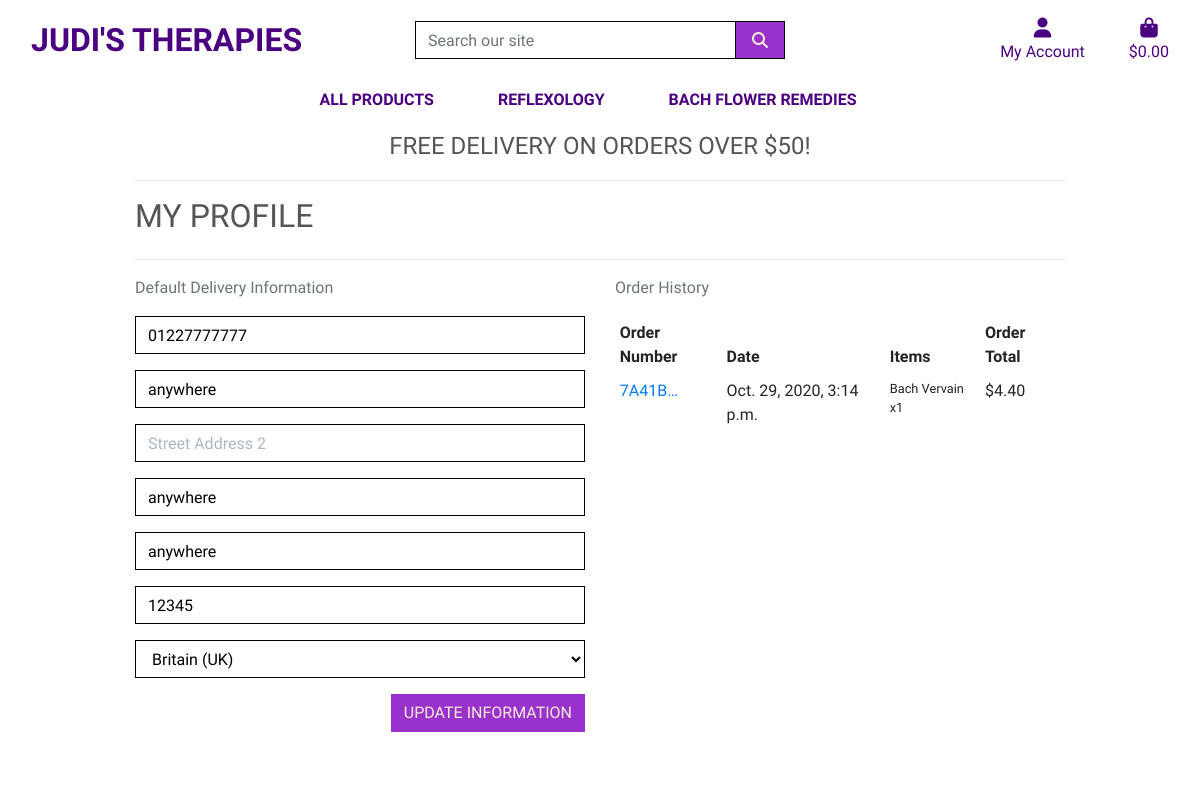
The app's page /profile/ (signed in), older data.
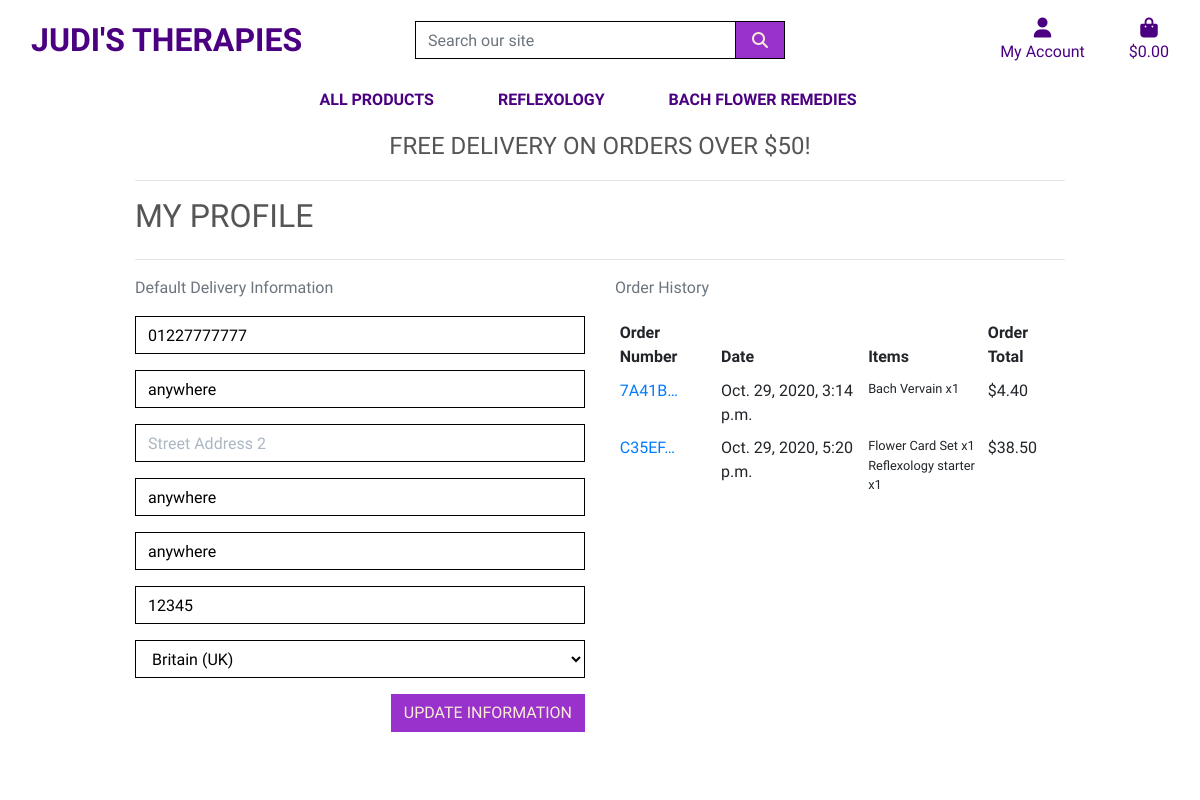
The same page, newer data.
### checkout/models.py (models this page shows, shortened)
class Order(models.Model):
    order_number = models.CharField(max_length=32, null=False, editable=False)
    user_profile = models.ForeignKey(UserProfile, on_delete=models.SET_NULL,
                                     null=True, blank=True, related_name='orders')
    full_name = models.CharField(max_length=50, null=False, blank=False)
    email = models.EmailField(max_length=254, null=False, blank=False)
    phone_number = models.CharField(max_length=20, null=False, blank=False)
    country = CountryField(blank_label='Country *', null=False, blank=False)
    postcode = models.CharField(max_length=20, null=True, blank=True)
    town_or_city = models.CharField(max_length=40, null=False, blank=False)
    street_address1 = models.CharField(max_length=80, null=False, blank=False)
    street_address2 = models.CharField(max_length=80, null=True, blank=True)
    county = models.CharField(max_length=80, null=True, blank=True)
    date = models.DateTimeField(auto_now_add=True)
    delivery_cost = models.DecimalField(max_digits=6, decimal_places=2, null=False, default=0)
    order_total = models.DecimalField(max_digits=10, decimal_places=2, null=False, default=0)
    grand_total = models.DecimalField(max_digits=10, decimal_places=2, null=False, default=0)
    original_bag = models.TextField(null=False, blank=False, default='')
    stripe_pid = models.CharField(max_length=254, null=False, blank=False, default='')

class OrderLineItem(models.Model):
    order = models.ForeignKey(Order, null=False, blank=False, on_delete=models.CASCADE, related_name='lineitems')
    product = models.ForeignKey(Product, null=False, blank=False, on_delete=models.CASCADE)
    product_size = models.CharField(max_length=2, null=True, blank=True) # XS, S, M, L, XL
    quantity = models.IntegerField(null=False, blank=False, default=0)
    lineitem_total = models.DecimalField(max_digits=6, decimal_places=2, null=False, blank=False, editable=False)

### products/models.py (models this page shows, shortened)
class Product(models.Model):
    category = models.ForeignKey('Category', null=True, blank=True, on_delete=models.SET_NULL)
    sku = models.CharField(max_length=254, null=True, blank=True)
    name = models.CharField(max_length=254)
    description = models.TextField()
    price = models.DecimalField(max_digits=6, decimal_places=2)
    has_sizes = models.BooleanField(default=False, null=True, blank=True)
    rating = models.DecimalField(max_digits=6, decimal_places=2, null=True, blank=True)
    image = models.ImageField(null=True, blank=True)

### profiles/views.py (the view)
# urls.py: path('profile/', include('profiles.urls')),
def profile(request):
    profile = get_object_or_404(UserProfile, user=request.user)
    if request.method == 'POST':
        form = UserProfileForm(request.POST, instance=profile)
        if form.is_valid():
            form.save()
            messages.success(request, 'Profile updated successfully')
        else:
            messages.error(request, 'Update failed. Please ensure the form is valid.')
    else:
        form = UserProfileForm(instance=profile)
    orders = profile.orders.all()
    template = 'profiles/profile.html'
    context = {
        'form': form,
        'orders': orders,
        'on_profile_page': True
    }
    return render(request, template, context)

### profiles/forms.py
class UserProfileForm(forms.ModelForm):
    class Meta:
        model = UserProfile
        exclude = ('user',)
    def __init__(self, *args, **kwargs):
        super().__init__(*args, **kwargs)
        placeholders = {
            'default_phone_number': 'Phone Number',
            'default_postcode': 'Postal Code',
            'default_town_or_city': 'Town or City',
            'default_street_address1': 'Street Address 1',
            'default_street_address2': 'Street Address 2',
            'default_county': 'County, State or Locality',
        }
        self.fields['default_phone_number'].widget.attrs['autofocus'] = True
        for field in self.fields:
            if field != 'default_country':
                if self.fields[field].required:
                    placeholder = f'{placeholders[field]} *'
                else:
                    placeholder = placeholders[field]
                self.fields[field].widget.attrs['placeholder'] = placeholder
            self.fields[field].widget.attrs['class'] = 'border-black rounded-0 profile-form-input'
            self.fields[field].label = False

### profiles/templates/profiles/profile.html (shortened to what this page needs)
<!DOCTYPE html>
{% extends "base.html" %}
{% load static %}
{% block extra_css %}
    <link rel="stylesheet" href="{% static 'profiles/css/profile.css' %}">
{% endblock %}
{% block page_header %}
    <div class="container header-container">
    </div>
{% endblock %}
{% block content %}
    <div class="overlay"></div>
    <div class="container">
        <div class="row">
            <div class="col">
                <hr>
                <h2 class="logo-font mb-4">My Profile</h2>
                <hr>
            </div>
        </div>
        <div class="row">
            <div class="col-12 col-lg-6">
                <p class="text-muted">Default Delivery Information</p>
                <form class="mt-3" action="{% url 'profile' %}" method="POST" id="profile-update-form">
                    {{ form|crispy }}
                    <button class="btn btn-black rounded-0 text-uppercase float-right">Update Information</button>
                </form>
            </div>
            <div class="col-12 col-lg-6">
                <p class="text-muted">Order History</p>
                <div class="order-history table-responsive">
                    <table class="table table-sm table-borderless">
                        <thead>
                            <tr>
                                <th>Order Number</th>
                                <th>Date</th>
                                <th>Items</th>
                                <th>Order Total</th>
                            </tr>
                        </thead>
                        <tbody>
                            {% for order in orders %}
                                <tr>
                                    <td>
                                        <a href="{% url 'order_history' order.order_number %}"
                                        title="{{ order.order_number }}">
                                            {{ order.order_number|truncatechars:6 }}
                                        </a>
                                    </td>
                                    <td>{{ order.date }}</td>
                                    <td>
                                        <ul class="list-unstyled">
                                            {% for item in order.lineitems.all %}
                                                <li class="small">
                                                    {{ item.product.name }} x{{ item.quantity }}
                                                </li>
                                            {% endfor %}
                                        </ul>
                                    </td>
                                    <td>${{ order.grand_total }}</td>
                                </tr>
                            {% endfor %}
                        </tbody>
                    </table>
                </div>
            </div>
        </div>
    </div>
{% endblock %}

Row changes from the older to the newer data that the page shows:
added Order: order_number "C35EF…", date "Oct. 29, 2020, 5:20 p.m.", grand_total "38.50"
added OrderLineItem: product.name "Flower Card Set", quantity "1", shown under "C35EF…"
added OrderLineItem: product.name "Reflexology starter", quantity "1", shown under "C35EF…"
